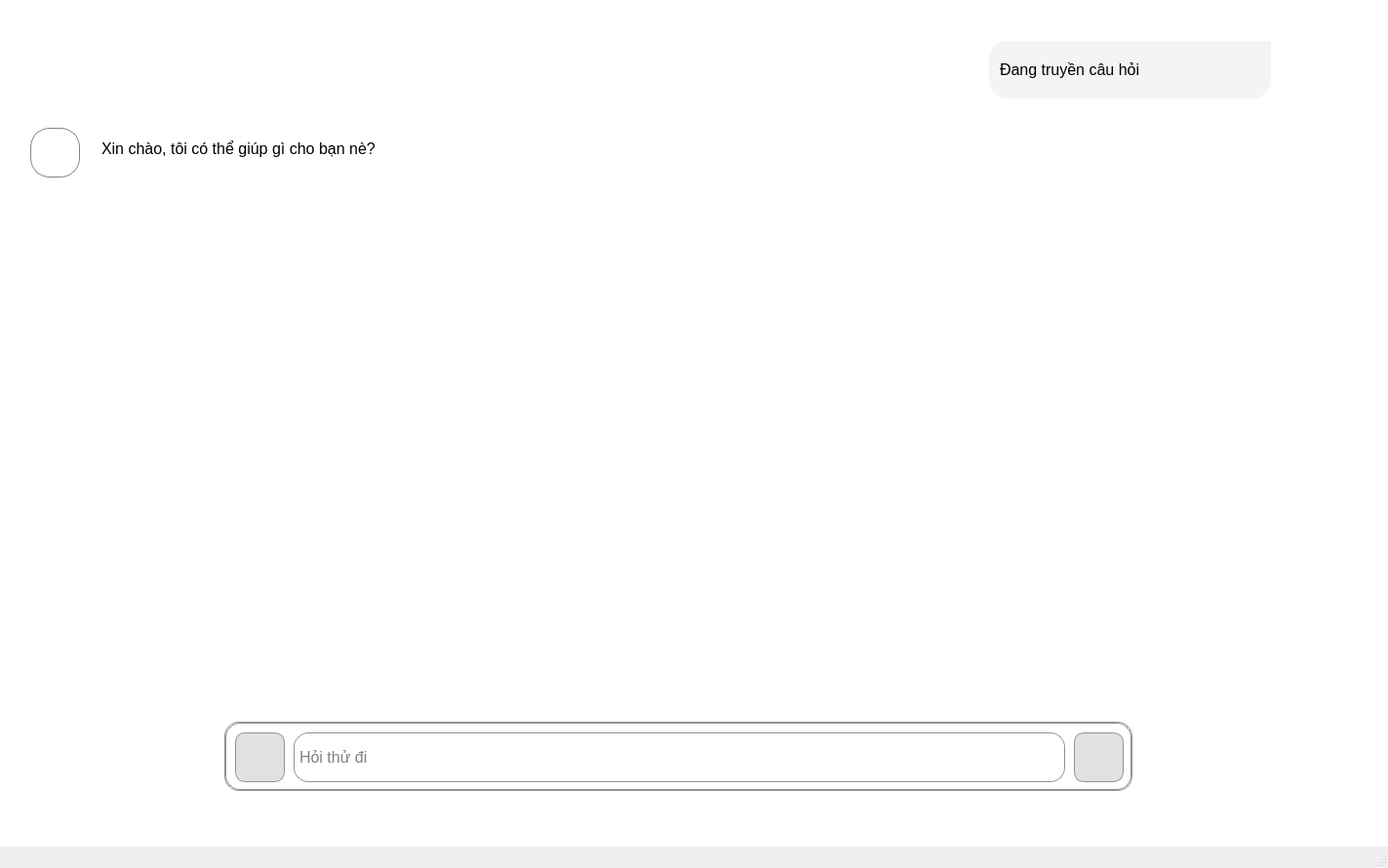
<?xml version="1.0" encoding="UTF-8"?>
<ui version="4.0">
 <class>MainWindow</class>
 <widget class="QMainWindow" name="MainWindow">
  <property name="geometry">
   <rect>
    <x>0</x>
    <y>0</y>
    <width>1423</width>
    <height>890</height>
   </rect>
  </property>
  <property name="windowTitle">
   <string>MainWindow</string>
  </property>
  <widget class="QWidget" name="centralwidget">
   <property name="cursor">
    <cursorShape>ArrowCursor</cursorShape>
   </property>
   <property name="styleSheet">
    <string notr="true">background-color: rgb(255, 255, 255);</string>
   </property>
   <widget class="QScrollArea" name="scrollAreaAnswer">
    <property name="geometry">
     <rect>
      <x>20</x>
      <y>0</y>
      <width>1361</width>
      <height>711</height>
     </rect>
    </property>
    <property name="styleSheet">
     <string notr="true">border: 1px solid white;
margin: 10px 0px 10px 0px</string>
    </property>
    <property name="widgetResizable">
     <bool>true</bool>
    </property>
    <widget class="QWidget" name="scrollAreaWidgetContents">
     <property name="geometry">
      <rect>
       <x>0</x>
       <y>0</y>
       <width>1339</width>
       <height>689</height>
      </rect>
     </property>
     <widget class="QFrame" name="FrameInput_2">
      <property name="geometry">
       <rect>
        <x>992</x>
        <y>20</y>
        <width>291</width>
        <height>81</height>
       </rect>
      </property>
      <property name="styleSheet">
       <string notr="true">border-top-left-radius: 20px;
border-bottom-right-radius: 20px;
border-bottom-left-radius: 20px;
background-color: #f4f4f4;</string>
      </property>
      <property name="frameShape">
       <enum>QFrame::NoFrame</enum>
      </property>
      <layout class="QVBoxLayout" name="verticalLayout">
       <property name="leftMargin">
        <number>7</number>
       </property>
       <property name="topMargin">
        <number>7</number>
       </property>
       <property name="rightMargin">
        <number>7</number>
       </property>
       <property name="bottomMargin">
        <number>7</number>
       </property>
       <item>
        <widget class="QLabel" name="labelinputQuestion">
         <property name="font">
          <font>
           <pointsize>12</pointsize>
          </font>
         </property>
         <property name="styleSheet">
          <string notr="true">border: solid f4f4f4;
color: black;
</string>
         </property>
         <property name="text">
          <string>Đang truyền câu hỏi</string>
         </property>
        </widget>
       </item>
      </layout>
     </widget>
     <widget class="QLabel" name="label">
      <property name="geometry">
       <rect>
        <x>10</x>
        <y>110</y>
        <width>51</width>
        <height>71</height>
       </rect>
      </property>
      <property name="styleSheet">
       <string notr="true">border-radius: 20px;
border: 1px solid grey;</string>
      </property>
      <property name="text">
       <string/>
      </property>
      <property name="pixmap">
       <pixmap>../images/ic_submit.png</pixmap>
      </property>
      <property name="scaledContents">
       <bool>true</bool>
      </property>
     </widget>
     <widget class="QLineEdit" name="lineEditInputAnwser">
      <property name="geometry">
       <rect>
        <x>80</x>
        <y>120</y>
        <width>821</width>
        <height>51</height>
       </rect>
      </property>
      <property name="font">
       <font>
        <pointsize>12</pointsize>
       </font>
      </property>
      <property name="styleSheet">
       <string notr="true">border: 1px solid white;</string>
      </property>
      <property name="text">
       <string>Xin chào, tôi có thể giúp gì cho bạn nè?</string>
      </property>
      <property name="alignment">
       <set>Qt::AlignLeading|Qt::AlignLeft|Qt::AlignTop</set>
      </property>
      <property name="readOnly">
       <bool>true</bool>
      </property>
      <property name="placeholderText">
       <string>Đây là vùng trả lời</string>
      </property>
     </widget>
    </widget>
   </widget>
   <widget class="QScrollArea" name="scrollAreainput">
    <property name="geometry">
     <rect>
      <x>230</x>
      <y>740</y>
      <width>931</width>
      <height>71</height>
     </rect>
    </property>
    <property name="styleSheet">
     <string notr="true">border-radius: 15px;
background-color: white;
border: 1px solid rgb(145, 145, 145);</string>
    </property>
    <property name="widgetResizable">
     <bool>true</bool>
    </property>
    <widget class="QWidget" name="scrollAreaWidgetContents_2">
     <property name="geometry">
      <rect>
       <x>0</x>
       <y>0</y>
       <width>929</width>
       <height>69</height>
      </rect>
     </property>
     <widget class="QPushButton" name="pushButtonopenfile">
      <property name="geometry">
       <rect>
        <x>10</x>
        <y>10</y>
        <width>51</width>
        <height>51</height>
       </rect>
      </property>
      <property name="cursor">
       <cursorShape>PointingHandCursor</cursorShape>
      </property>
      <property name="styleSheet">
       <string notr="true">background-color: rgb(225, 225, 225);
border-radius: 10px;</string>
      </property>
      <property name="text">
       <string/>
      </property>
      <property name="icon">
       <iconset>
        <normaloff>../images/ic_add-button.png</normaloff>../images/ic_add-button.png</iconset>
      </property>
      <property name="iconSize">
       <size>
        <width>40</width>
        <height>40</height>
       </size>
      </property>
     </widget>
     <widget class="QPushButton" name="pushButtonSubmitext">
      <property name="geometry">
       <rect>
        <x>870</x>
        <y>10</y>
        <width>51</width>
        <height>51</height>
       </rect>
      </property>
      <property name="cursor">
       <cursorShape>PointingHandCursor</cursorShape>
      </property>
      <property name="styleSheet">
       <string notr="true">background-color: rgb(225, 225, 225);
border-radius: 10px;</string>
      </property>
      <property name="text">
       <string/>
      </property>
      <property name="icon">
       <iconset>
        <normaloff>../images/ic_submit.png</normaloff>../images/ic_submit.png</iconset>
      </property>
      <property name="iconSize">
       <size>
        <width>40</width>
        <height>40</height>
       </size>
      </property>
     </widget>
     <widget class="QWidget" name="verticalLayoutWidget">
      <property name="geometry">
       <rect>
        <x>70</x>
        <y>10</y>
        <width>791</width>
        <height>51</height>
       </rect>
      </property>
      <layout class="QVBoxLayout" name="verticalLayoutInputQuestion">
       <property name="leftMargin">
        <number>3</number>
       </property>
       <property name="rightMargin">
        <number>3</number>
       </property>
       <item>
        <widget class="QLineEdit" name="lineEditInputQuestion">
         <property name="font">
          <font>
           <pointsize>12</pointsize>
          </font>
         </property>
         <property name="styleSheet">
          <string notr="true">border: 1px solid white;</string>
         </property>
         <property name="text">
          <string/>
         </property>
         <property name="placeholderText">
          <string>Hỏi thử đi</string>
         </property>
        </widget>
       </item>
      </layout>
     </widget>
    </widget>
   </widget>
   <widget class="QPushButton" name="pushButtonScrolldown">
    <property name="geometry">
     <rect>
      <x>670</x>
      <y>650</y>
      <width>50</width>
      <height>51</height>
     </rect>
    </property>
    <property name="cursor">
     <cursorShape>PointingHandCursor</cursorShape>
    </property>
    <property name="mouseTracking">
     <bool>false</bool>
    </property>
    <property name="styleSheet">
     <string notr="true">border-radius: 20px
</string>
    </property>
    <property name="text">
     <string/>
    </property>
    <property name="icon">
     <iconset>
      <normaloff>../images/ic_down-arrow-in-a-circle.png</normaloff>../images/ic_down-arrow-in-a-circle.png</iconset>
    </property>
    <property name="iconSize">
     <size>
      <width>50</width>
      <height>50</height>
     </size>
    </property>
   </widget>
   <widget class="QPushButton" name="pushButtonRefresh">
    <property name="geometry">
     <rect>
      <x>1220</x>
      <y>750</y>
      <width>51</width>
      <height>51</height>
     </rect>
    </property>
    <property name="cursor">
     <cursorShape>PointingHandCursor</cursorShape>
    </property>
    <property name="mouseTracking">
     <bool>false</bool>
    </property>
    <property name="styleSheet">
     <string notr="true">border-radius: 20px
</string>
    </property>
    <property name="text">
     <string/>
    </property>
    <property name="icon">
     <iconset>
      <normaloff>C:/Users/USER/Downloads/ic_refresh.png</normaloff>C:/Users/USER/Downloads/ic_refresh.png</iconset>
    </property>
    <property name="iconSize">
     <size>
      <width>50</width>
      <height>50</height>
     </size>
    </property>
   </widget>
   <widget class="QPushButton" name="pushButtonRefresh_2">
    <property name="geometry">
     <rect>
      <x>1300</x>
      <y>750</y>
      <width>51</width>
      <height>51</height>
     </rect>
    </property>
    <property name="cursor">
     <cursorShape>PointingHandCursor</cursorShape>
    </property>
    <property name="mouseTracking">
     <bool>false</bool>
    </property>
    <property name="styleSheet">
     <string notr="true">border-radius: 20px
</string>
    </property>
    <property name="text">
     <string/>
    </property>
    <property name="icon">
     <iconset>
      <normaloff>C:/Users/USER/Downloads/ic_refresh.png</normaloff>C:/Users/USER/Downloads/ic_refresh.png</iconset>
    </property>
    <property name="iconSize">
     <size>
      <width>50</width>
      <height>50</height>
     </size>
    </property>
   </widget>
  </widget>
  <widget class="QMenuBar" name="menubar">
   <property name="geometry">
    <rect>
     <x>0</x>
     <y>0</y>
     <width>1423</width>
     <height>26</height>
    </rect>
   </property>
  </widget>
  <widget class="QStatusBar" name="statusbar"/>
 </widget>
 <resources/>
 <connections/>
</ui>
